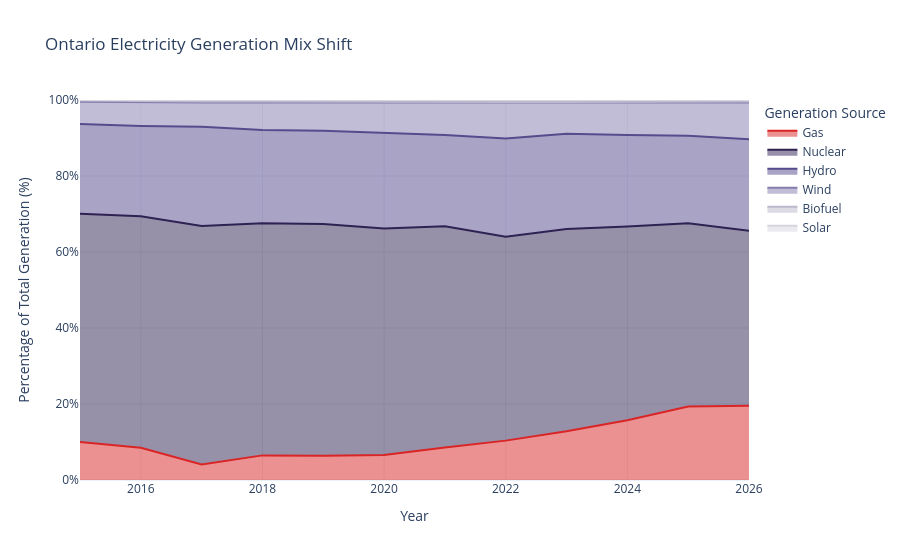

The cell this chart's notebook holds for it:
### Code cell
# Creating a stacked 100% area chart that tracks year by year variation in each fuel's contribution to the grid

area = px.area(
    data_frame=df_fuel_yearly_contri,
    x='year',
    y='percentage_of_total_generation',
    color='fuel',
    title='Ontario Electricity Generation Mix Shift',
    labels={
        'percentage_of_total_generation': 'Percentage of Total Generation (%)',
        'year': 'Year',
        'fuel': 'Generation Source'
    },
    color_discrete_map=GLOBAL_COLOR_PALETTE
)

area.update_traces(
    hovertemplate=(
        "<b>%{y:.2f} %</b>"
    ),
)

area.update_layout(
    template='plotly_white',
    yaxis=dict(range=[0, 100], ticksuffix='%'),
    hovermode='x unified',
)

area.show()

### Figure 1 — Plotly figure (JSON) as saved in the notebook; plotly's stock layout.template omitted (floating-point values rounded to 4 significant figures)
{"data": [{"fillpattern": {"shape": ""}, "hovertemplate": "<b>%{y:.2f} %</b>", "legendgroup": "Gas", "line": {"color": "#D92525"}, "marker": {"symbol": "circle"}, "mode": "lines", "name": "Gas", "orientation": "v", "showlegend": true, "stackgroup": "1", "x": [2015, 2016, 2017, 2018, 2019, 2020, 2021, 2022, 2023, 2024, 2025, 2026], "xaxis": "x", "y": [10.0, 8.48, 4.06, 6.48, 6.41, 6.6, 8.55, 10.36, 12.81, 15.72, 19.34, 19.56], "yaxis": "y", "type": "scatter"}, {"fillpattern": {"shape": ""}, "hovertemplate": "<b>%{y:.2f} %</b>", "legendgroup": "Nuclear", "line": {"color": "#2E2252"}, "marker": {"symbol": "circle"}, "mode": "lines", "name": "Nuclear", "orientation": "v", "showlegend": true, "stackgroup": "1", "x": [2015, 2016, 2017, 2018, 2019, 2020, 2021, 2022, 2023, 2024, 2025, 2026], "xaxis": "x", "y": [60.04, 60.94, 62.77, 61.08, 60.95, 59.6, 58.22, 53.64, 53.21, 50.96, 48.23, 46.04], "yaxis": "y", "type": "scatter"}, {"fillpattern": {"shape": ""}, "hovertemplate": "<b>%{y:.2f} %</b>", "legendgroup": "Hydro", "line": {"color": "#554B8D"}, "marker": {"symbol": "circle"}, "mode": "lines", "name": "Hydro", "orientation": "v", "showlegend": true, "stackgroup": "1", "x": [2015, 2016, 2017, 2018, 2019, 2020, 2021, 2022, 2023, 2024, 2025, 2026], "xaxis": "x", "y": [23.66, 23.74, 26.13, 24.53, 24.53, 25.06, 24.0, 25.9, 25.07, 24.11, 23.05, 24.09], "yaxis": "y", "type": "scatter"}, {"fillpattern": {"shape": ""}, "hovertemplate": "<b>%{y:.2f} %</b>", "legendgroup": "Wind", "line": {"color": "#867CAE"}, "marker": {"symbol": "circle"}, "mode": "lines", "name": "Wind", "orientation": "v", "showlegend": true, "stackgroup": "1", "x": [2015, 2016, 2017, 2018, 2019, 2020, 2021, 2022, 2023, 2024, 2025, 2026], "xaxis": "x", "y": [5.85, 6.2, 6.36, 7.22, 7.4, 7.98, 8.42, 9.39, 8.17, 8.52, 8.71, 9.68], "yaxis": "y", "type": "scatter"}, {"fillpattern": {"shape": ""}, "hovertemplate": "<b>%{y:.2f} %</b>", "legendgroup": "Biofuel", "line": {"color": "#BCB8CD"}, "marker": {"symbol": "circle"}, "mode": "lines", "name": "Biofuel", "orientation": "v", "showlegend": true, "stackgroup": "1", "x": [2015, 2016, 2017, 2018, 2019, 2020, 2021, 2022, 2023, 2024, 2025, 2026], "xaxis": "x", "y": [0.29, 0.33, 0.31, 0.29, 0.25, 0.25, 0.28, 0.21, 0.24, 0.22, 0.22, 0.26], "yaxis": "y", "type": "scatter"}, {"fillpattern": {"shape": ""}, "hovertemplate": "<b>%{y:.2f} %</b>", "legendgroup": "Solar", "line": {"color": "#D8D5DF"}, "marker": {"symbol": "circle"}, "mode": "lines", "name": "Solar", "orientation": "v", "showlegend": true, "stackgroup": "1", "x": [2015, 2016, 2017, 2018, 2019, 2020, 2021, 2022, 2023, 2024, 2025, 2026], "xaxis": "x", "y": [0.17, 0.31, 0.38, 0.39, 0.46, 0.51, 0.53, 0.51, 0.49, 0.48, 0.45, 0.38], "yaxis": "y", "type": "scatter"}], "layout": {"xaxis": {"anchor": "y", "domain": [0.0, 1.0], "title": {"text": "Year"}}, "yaxis": {"anchor": "x", "domain": [0.0, 1.0], "title": {"text": "Percentage of Total Generation (%)"}, "range": [0, 100], "ticksuffix": "%"}, "legend": {"title": {"text": "Generation Source"}, "tracegroupgap": 0}, "title": {"text": "Ontario Electricity Generation Mix Shift"}, "hovermode": "x unified"}}
